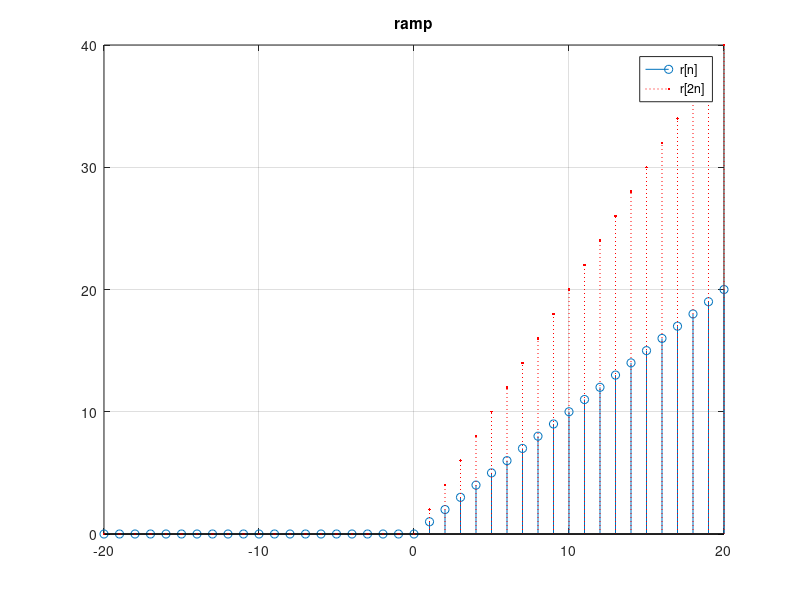

MATLAB code for this plot:
n=-20:20;
r=n.*(n>=0);
r1=2*n.*(n>=0);
stem(n,r);
hold on;
stem(n,r1,'r.:');
legend('r[n]','r[2n]');
title('ramp')
grid on;